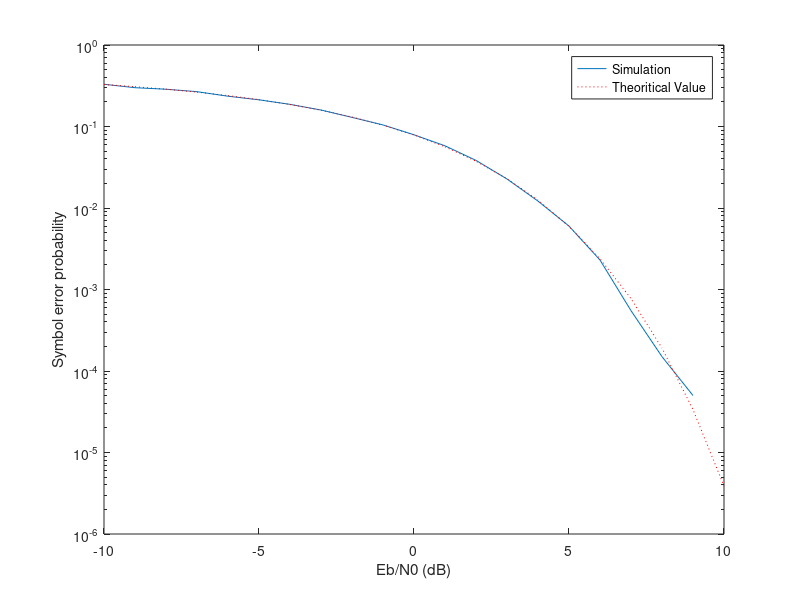

MATLAB code for this plot:
close all;
clear;
clc;

%msg signal
num = 20000;
const = exp(1i*2*pi.*[0,1]/2);
msg = randi([0,1],num,1);

%BPSK modulation
BPSK = (msg==0)*(-1)+(msg==1)*(1);

ebnodb = -10:10;
number_snrs = length(ebnodb);
perr_est = zeros(number_snrs,1);

for n=1:number_snrs
    sigma = sqrt(1/(2*(10^(ebnodb(n)/10))));
    w = sigma*randn(num,1)+1i*sigma*randn(num,1);  %Random 2D gaussian noise generation
    r = BPSK+w;           %Received signal
    decisions=zeros(num,1);
    for k=1:num 
        distances = abs(r(k)-const);
        [min_dist,decisions(k)] = min(distances); 
        demod=(decisions==1)*(1);
    end

errors = (demod ~= msg);
perr_est(n) = sum(errors)/num;
end


semilogy(ebnodb,perr_est); % plotting error from simulation
hold on;
%COMPARE WITH THEORETICAL VALUES USING EQUATION BASED ON Q-Func
snro = 10.^(ebnodb/10); % raw SNR values
perr_th = qfunc(sqrt(2*snro)); % theoretical error
semilogy(ebnodb,perr_th,':r'); % plotting theoretical error
xlabel('Eb/N0 (dB)');
ylabel('Symbol error probability');
legend('Simulation','Theoritical Value','Location','NorthEast');
hold off;